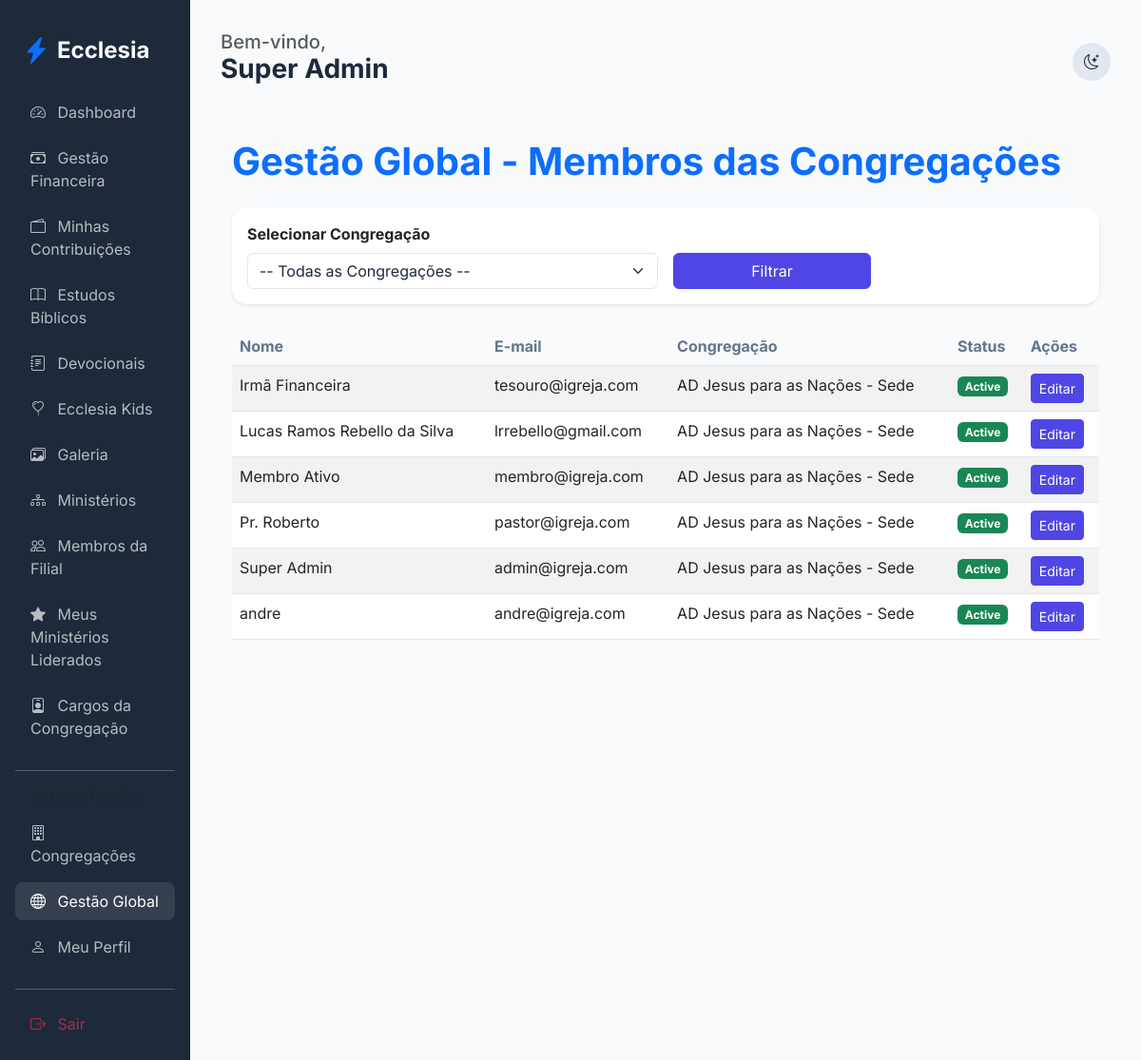
The app's page /admin/members (signed in), older data.
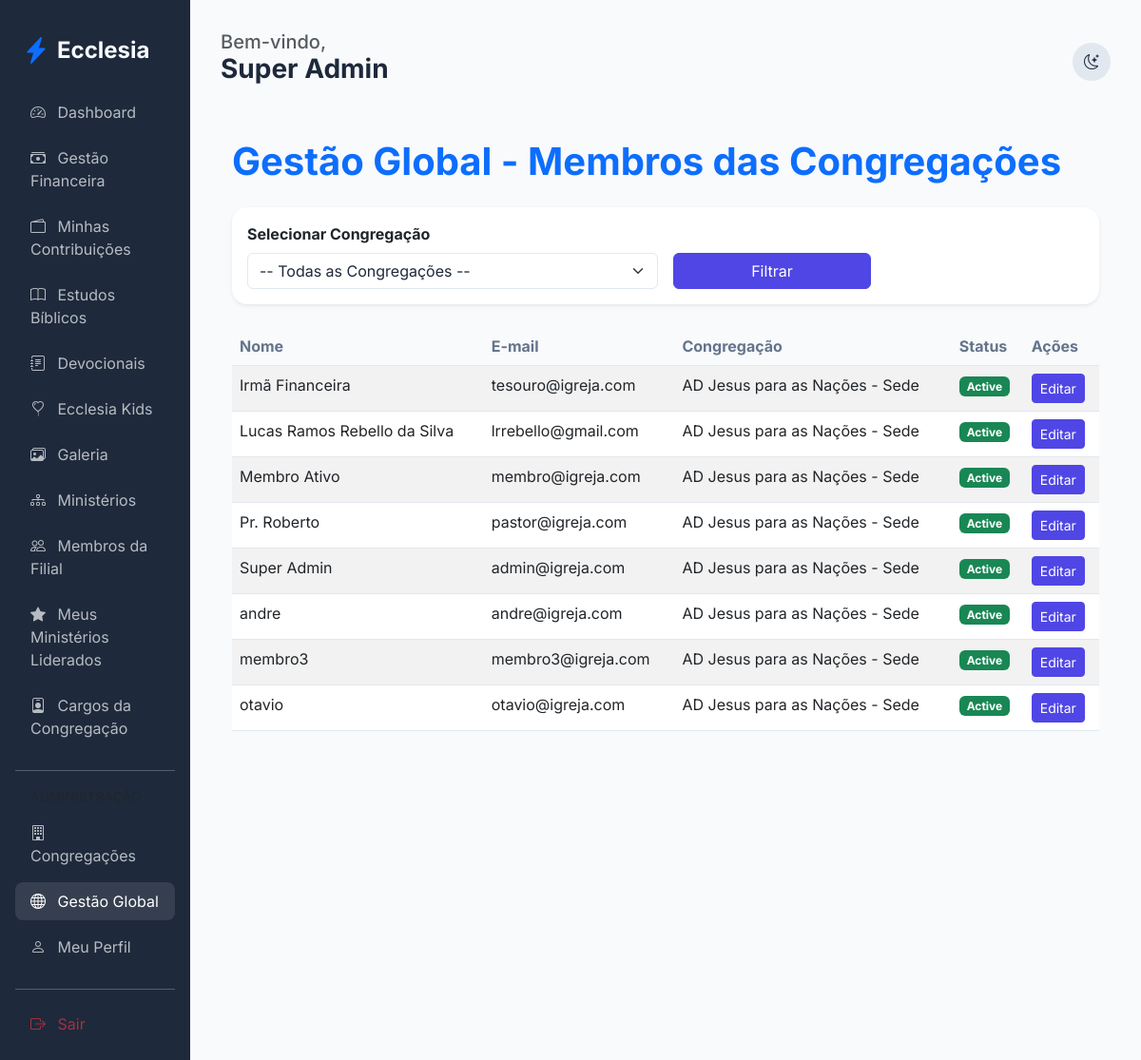
The same page, newer data.
### app/core/models.py (models this page shows, shortened)
class User(db.Model, UserMixin):
    id = db.Column(db.Integer, primary_key=True)
    name = db.Column(db.String(100), nullable=False)
    email = db.Column(db.String(120), unique=True, nullable=False)
    password_hash = db.Column(db.String(128))
    birth_date = db.Column(db.Date)
    gender = db.Column(db.String(20))
    documents = db.Column(db.String(200)) # Flexível para diferentes países
    address = db.Column(db.Text)
    phone = db.Column(db.String(50))
    profile_photo = db.Column(db.String(255), nullable=True)
    status = db.Column(db.String(20), default='pending') # pending, active, rejected
    is_ministry_leader = db.Column(db.Boolean, default=False)
    church_id = db.Column(db.Integer, db.ForeignKey('church.id'))
    family_id = db.Column(db.Integer, db.ForeignKey('family.id'), nullable=True)
    church_role_id = db.Column(db.Integer, db.ForeignKey('church_role.id'), nullable=True)
    ministries = db.relationship('Ministry', secondary=member_ministries, backref=db.backref('members', lazy='dynamic'))
    can_manage_ministries = db.Column(db.Boolean, default=False)
    can_manage_media = db.Column(db.Boolean, default=False)
    can_publish_devotionals = db.Column(db.Boolean, default=False)
    can_approve_members = db.Column(db.Boolean, default=False)
    can_manage_finance = db.Column(db.Boolean, default=False)
    can_manage_kids = db.Column(db.Boolean, default=False)
    can_manage_events = db.Column(db.Boolean, default=False)

class Church(db.Model):
    id = db.Column(db.Integer, primary_key=True)
    name = db.Column(db.String(100), nullable=False)
    address = db.Column(db.String(200))
    city = db.Column(db.String(100))
    country = db.Column(db.String(100))
    currency_symbol = db.Column(db.String(5), default='R$')
    is_main = db.Column(db.Boolean, default=False)
    created_at = db.Column(db.DateTime, default=datetime.utcnow)
    members = db.relationship('User', backref='church', lazy=True)
    ministries = db.relationship('Ministry', backref='church', lazy=True)
    assets = db.relationship('Asset', backref='church', lazy=True)
    roles = db.relationship('ChurchRole', backref='church', lazy=True, cascade="all, delete-orphan")

### app/modules/admin/routes.py (the view)
@admin_bp.route('/members')
@login_required
def list_members():
    if not is_global_admin():
        flash('Acesso negado.', 'danger')
        return redirect(url_for('members.dashboard'))
    church_id = request.args.get('church_id', type=int)
    churches = Church.query.order_by(Church.name).all()
    if church_id:
        selected_church = Church.query.get(church_id)
        if selected_church:
            members = User.query.filter_by(church_id=church_id).order_by(User.name).all()
        else:
            members = []
            flash('Congregação não encontrada.', 'warning')
    else:
        selected_church = None
        members = User.query.order_by(User.name).all()
    return render_template(
        'admin/members.html',
        members=members,
        churches=churches,
        selected_church=selected_church,
        current_church_id=church_id
    )

### app/modules/admin/routes.py (called while the page is built)
def is_global_admin():
    return current_user.church_role and current_user.church_role.name == 'Administrador Global'

### app/templates/admin/members.html (shortened to what this page needs)
{% extends "base.html" %}
{% block content %}
<div class="container py-4">
    <h1 class="fw-bold text-primary mb-4">Gestão Global - Membros das Congregações</h1>
    <div class="card border-0 shadow-sm mb-4">
        <div class="card-body">
            <form method="GET" class="row g-3 align-items-end">
                <div class="col-md-6">
                    <label for="church_id" class="form-label fw-bold">Selecionar Congregação</label>
                    <select name="church_id" id="church_id" class="form-select" onchange="this.form.submit()">
                        <option value="">-- Todas as Congregações --</option>
                    </select>
                </div>
                <div class="col-md-3 d-flex align-items-end">
                    <button type="submit" class="btn btn-primary w-100">Filtrar</button>
                </div>
            </form>
        </div>
    </div>
    {% if members %}
    <div class="table-responsive">
        <table class="table table-hover table-striped">
            <thead class="table-dark">
                <tr>
                    <th>Nome</th>
                    <th>E-mail</th>
                    <th>Congregação</th>
                    <th>Status</th>
                    <th>Ações</th>
                </tr>
            </thead>
            <tbody>
                {% for member in members %}
                <tr>
                    <td>{{ member.name }}</td>
                    <td>{{ member.email }}</td>
                    <td>{{ member.church.name if member.church else 'Sem congregação' }}</td>
                    <td>
                        <span class="badge {{ 'bg-success' if member.status == 'active' else 'bg-warning' if member.status == 'pending' else 'bg-danger' }}">
                            {{ member.status|capitalize }}
                        </span>
                    </td>
                    <td>
                        <a href="{{ url_for('admin.edit_member', id=member.id) }}" class="btn btn-sm btn-primary">Editar</a>
                    </td>
                </tr>
                {% endfor %}
            </tbody>
        </table>
    </div>
    {% else %}
    <div class="alert alert-info text-center py-4">
        Nenhum membro encontrado para a seleção atual.
    </div>
    {% endif %}
</div>
{% endblock %}

### app/templates/base.html (shortened to what the changed rows need)
<!DOCTYPE html>
<html lang="pt-BR">
<head>
    <link href="https://cdn.jsdelivr.net/npm/bootstrap@5.3.0/dist/css/bootstrap.min.css" rel="stylesheet">
    <link href="https://cdn.jsdelivr.net/npm/bootstrap-icons@1.10.0/font/bootstrap-icons.css" rel="stylesheet">
    <link rel="stylesheet" href="{{ url_for('static', filename='css/premium.css') }}">
</head>
<body>
    <div class="container-fluid">
        <div class="row">
            <div class="col-md-9 col-lg-10 main-content {{ 'mx-auto' if not current_user.is_authenticated }}">
                <header class="d-flex justify-content-between align-items-center mb-4">
                    <div>
                        {% if current_user.is_authenticated %}
                        <h5 class="text-muted mb-0">Bem-vindo,</h5>
                        <h3 class="fw-bold">{{ current_user.name }}</h3>
                        {% endif %}
                    </div>
                </header>
                {% block content %}{% endblock %}
            </div>
        </div>
    </div>
</body>
</html>

Row changes from the older to the newer data that the page shows:
added User: name "membro3", email "membro3@igreja.com", church "AD Jesus para as Nações - Sede", status "Active"
added User: name "otavio", email "otavio@igreja.com", church "AD Jesus para as Nações - Sede", status "Active"
